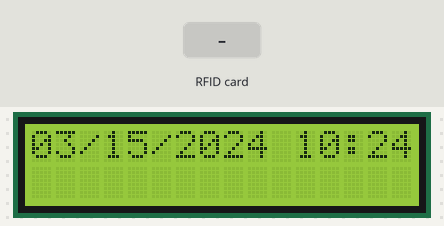
Bench run of a sketch on a simulated Arduino Uno, built with avr-gcc and run on an emulated ATmega328P. On the bench: 16×2 character LCD. The inputs (shaded band) are chosen by the test bench. The local clock reads 2024-03-15 10:24:30 at power-on unless the sketch sets it; what the sketch prints to the serial monitor is not drawn.

Above: at 1.3 s.
1.4 s: RFID card A3 13 C4 A6 held to the reader
At 1.9 s:
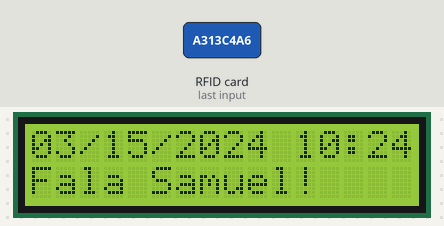
2.9 s: RFID card 8F 93 1E 29 held to the reader
At 5.5 s:
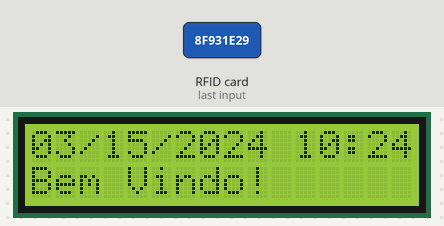
5.9 s: RFID card 5E 7A 19 C4 held to the reader
At 8.0 s:
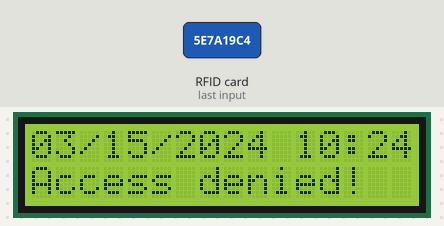
Timing chart, 0 to 9.5 s (numbered marks = the images above; inputs shaded):
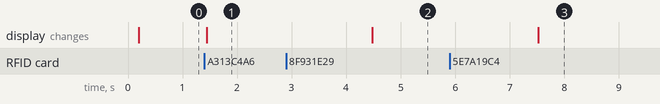

Measured:
- after the input at 1.4 s, the display: changes after 0.05 s (image 1)
- after the input at 2.9 s, the display: changes after 1.6 s (image 2)
- after the input at 5.9 s, the display: changes after 1.6 s (image 3)

The sketch:

RFID.ino
```cpp
/*
 *
 * All the resources for this project: https://randomnerdtutorials.com/
 * Modified by Rui Santos
 *
 * Created by FILIPEFLOP
 *
 */
#include <SPI.h>
#include <MFRC522.h>
#include <SPI.h>
#include <ThreeWire.h>
#include <RtcDS1302.h>
#include <Wire.h>
#include <LiquidCrystal_I2C.h>

//Inicializa o display no endereco 0x27
LiquidCrystal_I2C lcd(0x27,16,2);

#define SS_PIN 10
#define RST_PIN 9
MFRC522 mfrc522(SS_PIN, RST_PIN);   // Create MFRC522 instance.


ThreeWire myWire(6,7,5); // IO, SCLK, CE
RtcDS1302<ThreeWire> Rtc(myWire);
RtcDateTime now;

void setup()
{
  Serial.begin(9600);   // Initiate a serial communication
  SPI.begin();      // Initiate  SPI bus
  mfrc522.PCD_Init();   // Initiate MFRC522
  Serial.println("Approximate your card to the reader...");
  Serial.println();
  lcd.init();
  pinMode(A0, INPUT);
  pinMode(A1, INPUT);


    lcd.setBacklight(HIGH);
    Serial.print("compiled: ");
    Serial.print(__DATE__);
    Serial.println(__TIME__);

    Rtc.Begin();

    RtcDateTime compiled = RtcDateTime(__DATE__, __TIME__);
    printDateTime(compiled);
    Serial.println();

    if (Rtc.GetIsWriteProtected())
    {
        Serial.println("RTC was write protected, enabling writing now");
        Rtc.SetIsWriteProtected(false);
    }

    if (!Rtc.GetIsRunning())
    {
        Serial.println("RTC was not actively running, starting now");
        Rtc.SetIsRunning(true);
    }

    RtcDateTime now = Rtc.GetDateTime();
    if (now < compiled)
    {
        Serial.println("RTC is older than compile time!  (Updating DateTime)");
        Rtc.SetDateTime(compiled);
    }
    else if (now > compiled)
    {
        Serial.println("RTC is newer than compile time. (this is expected)");
    }
    else if (now == compiled)
    {
        Serial.println("RTC is the same as compile time! (not expected but all is fine)");
    }
    now = Rtc.GetDateTime();
}

void loop()
{
  if(now+20 < Rtc.GetDateTime()){
    now = Rtc.GetDateTime();
    printDateTime(now);
    Serial.println();
    lcd.setCursor(0,0);
    lcd.print(ConvertToDateTime(now));
    lcd.setCursor(0,1);
    lcd.print("                 ");
  }


    //delay(10000); // ten seconds
  // Look for new cards
  if ( ! mfrc522.PICC_IsNewCardPresent())
  {
    return;
  }
  // Select one of the cards
  if ( ! mfrc522.PICC_ReadCardSerial())
  {
    return;
  }
  //Show UID on serial monitor
  Serial.print("UID tag :");
  String content= "";
  byte letter;
  for (byte i = 0; i < mfrc522.uid.size; i++)
  {
     Serial.print(mfrc522.uid.uidByte[i] < 0x10 ? " 0" : " ");
     Serial.print(mfrc522.uid.uidByte[i], HEX);
     content.concat(String(mfrc522.uid.uidByte[i] < 0x10 ? " 0" : " "));
     content.concat(String(mfrc522.uid.uidByte[i], HEX));
  }
  Serial.println();
  Serial.print("Message : ");
  content.toUpperCase();
  if (content.substring(1) == "A3 13 C4 A6") //change here the UID of the card/cards that you want to give access
  {
    Serial.println("Bem vindo!");
    Serial.println();
    //lcd.clear();
    lcd.setBacklight(HIGH);
    //lcd.setCursor(0,0);
    //lcd.print(content.substring(1));
    lcd.setCursor(0,1);
    lcd.print("                 ");
    lcd.setCursor(0,1);
    lcd.print("Fala Samuel!");
    delay(3000);
  }
  else if (content.substring(1) == "8F 93 1E 29") //change here the UID of the card/cards that you want to give access
  {
    Serial.println("Bem vindo!");
    Serial.println();
    lcd.setBacklight(HIGH);
    //lcd.clear();
    //lcd.setCursor(0,0);
    //lcd.print(content.substring(1));
    lcd.setCursor(0,1);
    lcd.print("                 ");
    lcd.setCursor(0,1);
    lcd.print("Bem Vindo!");
    delay(3000);
  }

 else   {
    Serial.println("Access denied");
    //lcd.clear();
    lcd.setBacklight(HIGH);
    //lcd.setCursor(0,0);
    //lcd.print(content.substring(1));
    lcd.setCursor(0,1);
    lcd.print("                 ");
    lcd.setCursor(0,1);
    lcd.print("Access denied!");
    delay(3000);
  }
}

#define countof(a) (sizeof(a) / sizeof(a[0]))

void printDateTime(const RtcDateTime& dt)
{
    char datestring[20];

    snprintf_P(datestring,
            countof(datestring),
            PSTR("%02u/%02u/%04u %02u:%02u:%02u"),
            dt.Month(),
            dt.Day(),
            dt.Year(),
            dt.Hour(),
            dt.Minute(),
            dt.Second() );
    Serial.print(datestring);
}
String ConvertToDateTime(const RtcDateTime& dt)
{
    char datestring[20];

    snprintf_P(datestring,
            countof(datestring),
            PSTR("%02u/%02u/%04u %02u:%02u:%02u"),
            dt.Month(),
            dt.Day(),
            dt.Year(),
            dt.Hour(),
            dt.Minute(),
            dt.Second() );
    return datestring;
}
```
